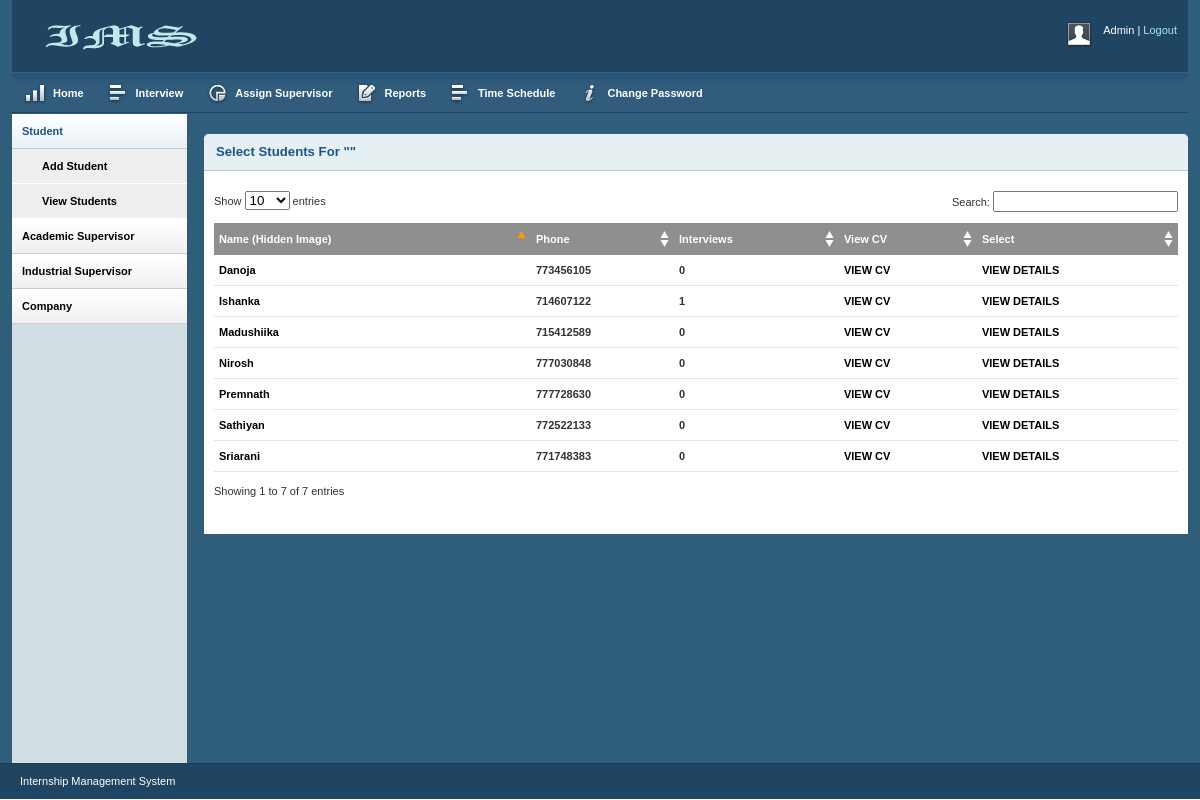
/Internshipmanagementship/viewstudentadmin.php (signed in), run on the app's committed database.
### tables this page shows
CREATE TABLE IF NOT EXISTS `student` (
  `im_no` varchar(15) NOT NULL,
  `fname` varchar(25) NOT NULL,
  `lname` varchar(25) NOT NULL,
  `gender` int(11) NOT NULL,
  `email` varchar(50) NOT NULL,
  `phone` int(11) NOT NULL,
  `dateofbirth` date DEFAULT NULL,
  `gpa` double DEFAULT NULL,
  `preference` int(11) DEFAULT NULL,
  `cv` varchar(30) DEFAULT NULL,
  `nic` varchar(12) DEFAULT NULL,
  `image` varchar(50) DEFAULT NULL,
  `interview` int(11) DEFAULT '0',
  `selection` int(11) DEFAULT '0',
  PRIMARY KEY (`im_no`)
);

### Internshipmanagementship/viewstudentadmin.php (the view, shortened to what this page needs)
<?php
$userid=$_SESSION['userid'];
$sql_lsd="SELECT * FROM company WHERE email='".$userid."'";
			  $result_lsd=mysql_query($sql_lsd);
			  $row_lsd=mysql_fetch_assoc($result_lsd);
			  $name=$row_lsd['name'];
?>
<!DOCTYPE html PUBLIC "-//W3C//DTD XHTML 1.0 Strict//EN" "http://www.w3.org/TR/xhtml1/DTD/xhtml1-strict.dtd">
<html xmlns="http://www.w3.org/1999/xhtml">
<head>
    <link rel="stylesheet" type="text/css" href="css/reset.css" media="screen" />
    <link rel="stylesheet" type="text/css" href="css/text.css" media="screen" />
    <link rel="stylesheet" type="text/css" href="css/grid.css" media="screen" />
    <link rel="stylesheet" type="text/css" href="css/layout.css" media="screen" />
    <link rel="stylesheet" type="text/css" href="css/nav.css" media="screen" />
    <link href="css/table/demo_page.css" rel="stylesheet" type="text/css" />
</head>
<body>
    <div class="container_12">
        <div class="grid_12 header-repeat">
            <div id="branding">
                <div class="floatleft">
                    <img src="image/logoH.png"  alt="Logo" /></div>
                <div class="floatright">
                    <div class="floatleft">
                        <img src="img/img-profile.jpg" alt="Profile Pic" /></div>
                    <div class="floatleft marginleft10">
                        <ul class="inline-ul floatleft">
                            <li>Admin</li>
                            <li><a href="logout.php">Logout</a></li>
                        </ul>
                        <br />
                    </div>
                </div>
            </div>
        </div>
   <div class="grid_12">
            <ul class="nav main">
                <li class="ic-dashboard"><a href="AdminIndex.php"><span>Home</span></a> </li>
                <li class="ic-grid-tables"><a href="javascript:"><span>Interview</span></a>
                </li>
                <li class="ic-charts"><a href="#"><span>Assign Supervisor</span></a>
                </li>
                <li class="ic-form-style"><a href="#"><span>Reports</span></a>
                  <li class="ic-grid-tables"><a href="Adminpassword.php"><span> Time Schedule</span></a>        </li>
                 <li class="ic-notifications"><a href="Adminchangepassword.php"><span> Change Password</span></a>  </li>
                </li>
            </ul>
        </div>
        <div class="grid_2">
            <div class="box sidemenu">
                <div class="block" id="section-menu">
                     <ul class="section menu">
                        <li><a class="menuitem">Student</a>
                            <ul class="submenu">
                                <li><a href="AdminAddStudent.php">Add Student</a> </li>
                                <li><a href="viewstudentadmin.php">View Students </a> </li>
                            </ul>
                        </li>
                        <li><a class="menuitem">Academic Supervisor</a>
                        </li>
                        <li><a class="menuitem">Industrial Supervisor</a>
                        </li>
                       <li><a class="menuitem">Company</a>
                      </li>
                    </ul>
                </div>
            </div>
        </div>
        <div class="grid_10">
           <div class="box round first grid">
                <h2> Select Students For "<?php echo $name; ?>"</h2>
                <div class="block">
                    <form action="selectingstudent.php" method="post">
                    <table class="data display datatable" id="example">
					<thead>
						<tr>
							<th>Name (Hidden Image)</th>
							<th>Phone</th>
							<th>Interviews</th>
							<th>View CV</th>
							<th>Select</th>
						</tr>
					</thead>
					<tbody>
						<?php
	 $query=mysql_query("select * from student ")or die(mysql_error());
	 while($row=mysql_fetch_array($query)){
		 $id=$row['im_no'];
		  $image=$row['image'];
		   $phone=$row['phone'];
		    $cv=$row['cv'];
			 $fname=$row['fname'];
			  $interview=$row['interview'];
	$select=$row['selection'];
					echo'<tr'; if ($select==1){ echo' style=" background-color:#CFF;"'; } echo '>
							<td> <div id="popup"><a title="'.$fname.'"><span><img src="'.$image.'" style="width:120px; height:150px;" alt="Little Egret"></span>'.$fname.'</a></div></td>
							<td><h6>'.$phone.'</h6></td>
							<td><h6>'.$interview.'</h6></td>
							<td class="center"><h6> <a href="'.$cv.'" target="_blank">  View CV </h6></td>
							<td class="center"><h6> <a href="viewstudentdetails.php?id='.$id.'">  View Details </h6></td>
						</tr>';
						 }
						?>
					</tbody>
				</table>
                </div>
            </div>
        </div>
    </div>
    <div id="site_info">
        <p>
             <a href="#"></a> Internship Management System
        </p>
    </div>
</body>
</html>

### Internshipmanagementship/css/grid.css (style rules this page uses)
.container_12, .container_16 { width: 100%; }
.grid_1, .grid_2, .grid_3, .grid_4, .grid_5, .grid_6, .grid_7, .grid_8, .grid_9, .grid_10, .grid_11, .grid_12, .grid_13, .grid_14, .grid_15, .grid_16 { display: inline; float: left; margin-left: 1%; margin-right: 1%; }
.container_12 .grid_12, .container_16 .grid_16 { width: 98%; }
.container_12 .grid_2 { width: 14.666%; }
.container_12 .grid_10 { width: 81.333%; }

### Internshipmanagementship/css/layout.css (style rules this page uses)
body { background: #fff; color: #333; font-size: 11px; padding: 0 0 0px; }
.floatleft { float:left; }
.floatright { float:right; }
.inline-ul li { display:inline; color:#fff; }
.marginleft10 { margin-left:10px; }
a { color: #000; font-weight:bold; text-decoration: none; }
.container_12, .container_16 { background:#2E5E79; }
h1, h2, h3, h4, h5, h6 { line-height:1.2em; margin-bottom:.3em; }
h2 { margin-top:1em; }
h6 { font-size:1em; text-transform:uppercase; }
#branding { font-weight:normal; text-align:left; padding:2em 1em 1.6em 1em; margin-bottom:0; }
.header-repeat { background:url(../img/header-repeat.jpg) repeat-x; }
#branding a { color:#A1EAFF; font-weight:normal; }
#branding a:before { content:" | "; color:#fff; }
#branding ul, #branding ul li { margin:0px; padding:0px; }
#branding li { padding:0px 0px 0px 0px !important; }
.box { background:#fff; margin-bottom:20px; padding:10px 10px 10px 10px; margin-left:-8px; }
.box.grid { padding-bottom:40px; }
.box.round { -moz-border-radius: 5px 5px 0px 0px; -webkit-border-radius: 5px 5px 0px 0px; border-radius: 5px 5px 0px 0px; }
.box h2 { font-size:1.2em; font-weight:bold; color:#1B548D; background:#E6F0F3; margin:-10px -10px 0 -10px; padding:10px 12px; border-bottom:1px solid #B3CBD6; -moz-border-radius: 5px 5px 0px 0px; -webkit-border-radius: 5px 5px 0px 0px; border-radius: 5px 5px 0px 0px; }
.box.first { margin-top:20px; }
.block { padding-top:20px; }
.box.sidemenu { background-color:#D1DEE4; border-right:1px solid #3A5665; padding:0px; margin:0px; cursor:pointer; }
.box.sidemenu .block { padding-top:0px; margin-top:0px; }
p { margin-bottom:1em; }
ul, ol { padding-top:0; }
ul.menu { list-style:none; border-top:1px solid #bbb; }
ul.menu li { margin:0; }
ul.menu li a { display:block; padding:4px 10px; border-bottom:1px solid #ccc; }
ul.menu ul { list-style:none; margin:0; }
ul.menu ul li a { padding-left:30px; }
ul.section { border-top:0; margin-bottom:0; }
ul.section li a { background:url(../img/sidemenu-repeat.jpg) repeat-x; line-height:26px; }
ul.section li li a { background:#ddd; border-bottom:1px solid #eee; }
ul.section ul li { text-transform:none; }
ul.section ul.current li a { background:#eee; border-bottom:1px solid #fff; }
ul.section li a.current { color:#1B548D; background:url(../img/sidemenu-repeat-hover.jpg) repeat-x; }
#site_info { color:#fff; background:#204562; border-top:1px solid #1d3b53; padding-left:20px; }
#site_info p { line-height:35px; margin-bottom:0px; }
.block { padding-bottom:1px; }
table.display { margin: 0 auto; clear: both; width: 100%; }
.sorting_asc { background: #8f8f8f url(../img/table/sort_asc.png) no-repeat center right; padding:8px 5px; text-align:left; color:#fff; }
.sorting { background:#8f8f8f url(../img/table/sort_both.png) no-repeat center right; padding:8px 5px; text-align:left; color:#fff; }
tr.odd { height: 30px; line-height: 30px; border-bottom:1px solid #e6e6e6; }
tr.even { height: 30px; line-height: 30px; border-bottom:1px solid #e6e6e6; }
tr.odd td, tr.even td { padding-left:5px; }

### data on the page
student: fname "Premnath", phone "777728630", interview "0"
student: fname "Sathiyan", phone "772522133", interview "0"
student: fname "Nirosh", phone "777030848", interview "0"
student: fname "Madushiika", phone "715412589", interview "0"
student: fname "Sriarani", phone "771748383", interview "0"
student: fname "Danoja", phone "773456105", interview "0"
student: fname "Ishanka", phone "714607122", interview "1"
